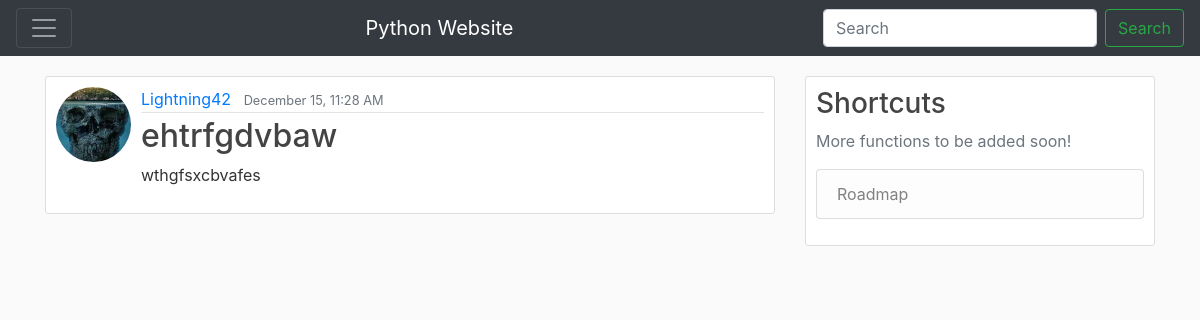
Page /post/13 on the committed database.
### flaskblog/models.py (models this page shows, shortened)
class User(db.Model, UserMixin):
    id = db.Column(db.Integer, primary_key=True)
    username = db.Column(db.String(20), unique=True, nullable=False)
    email = db.Column(db.String(120), unique=True, nullable=False)
    image_file = db.Column(db.String(20), nullable=False, default='default.jpg')
    password = db.Column(db.String(60), nullable=False)
    posts = db.relationship('Post', backref='author', lazy=True)

class Post(db.Model):
    id = db.Column(db.Integer, primary_key=True)
    title = db.Column(db.String(100), nullable=False)
    date_posted = db.Column(db.DateTime, nullable=False, default=datetime.utcnow)
    content = db.Column(db.Text, nullable=False)
    user_id = db.Column(db.Integer, db.ForeignKey('user.id'), nullable=False)

### flaskblog/routes.py (the view)
@app.route("/post/<int:post_id>")
def post(post_id):
    post = Post.query.get_or_404(post_id)
    return render_template('post.html', title=post.title, post=post)

### flaskblog/templates/post.html (shortened to what this page needs)
{% extends "layout.html" %}
{% block content %}
    <article class="media content-section">
      <img class="rounded-circle article-image" src="{{ url_for('static', filename='profile_pics/' + post.author.image_file) }}">
      <div class="media-body">
        <div class="article-metadata">
          <a class="mr-2" href="{{ url_for('user_posts', username=post.author.username) }}">{{ post.author.username }}</a>
          <small class="text-muted">{{ post.date_posted.strftime('%B %e, %I:%M %p') }}</small>
        </div>
        <h2 class="article-title" href="{{ url_for('post', post_id=post.id) }}">{{ post.title }}</h2>
        <p class="article-content">{{ post.content }}</p>
      </div>
    </article>
{% endblock content %}

### flaskblog/static/main.css (style rules this page uses)
body { background: #fafafa; color: #333333; margin-top: 0rem; }
h1, h2, h3, h4, h5, h6 { color: #444444; }
.content-section { background: #ffffff; padding: 10px 10px; border: 1px solid #dddddd; border-radius: 3px; margin-bottom: 20px; }
.rounded-circle { width: 75px; height: 75px; }
.media-body { margin-left: 10px; }
.article-title { color: #444444; }
.article-content { white-space: pre-line; }
.article-metadata { padding-bottom: 1px; margin-bottom: 4px; border-bottom: 1px solid #e3e3e3 }

### rows in the picture
User: image_file (picture), author.username "Lightning42"
Post: date_posted "December 15, 11:28 AM", title "ehtrfgdvbaw", content "wthgfsxcbvafes"
